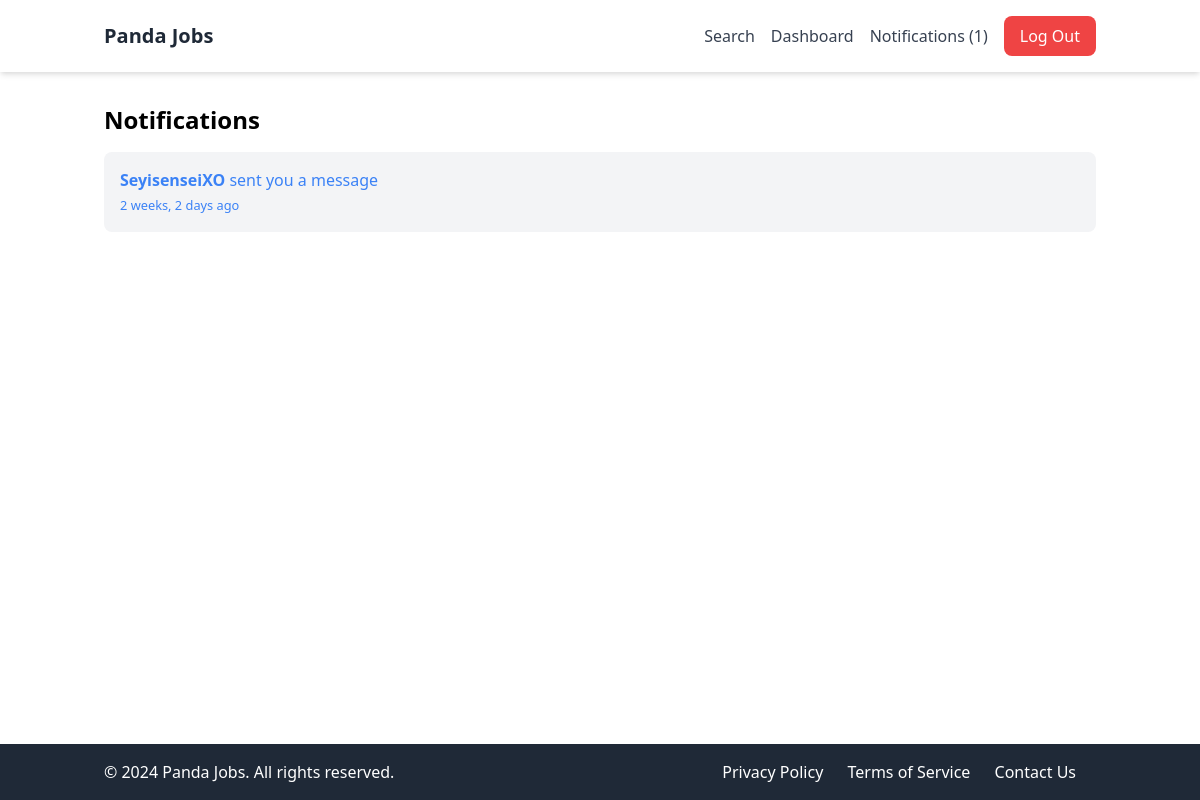
The app's page /notifications/ (signed in), older data.
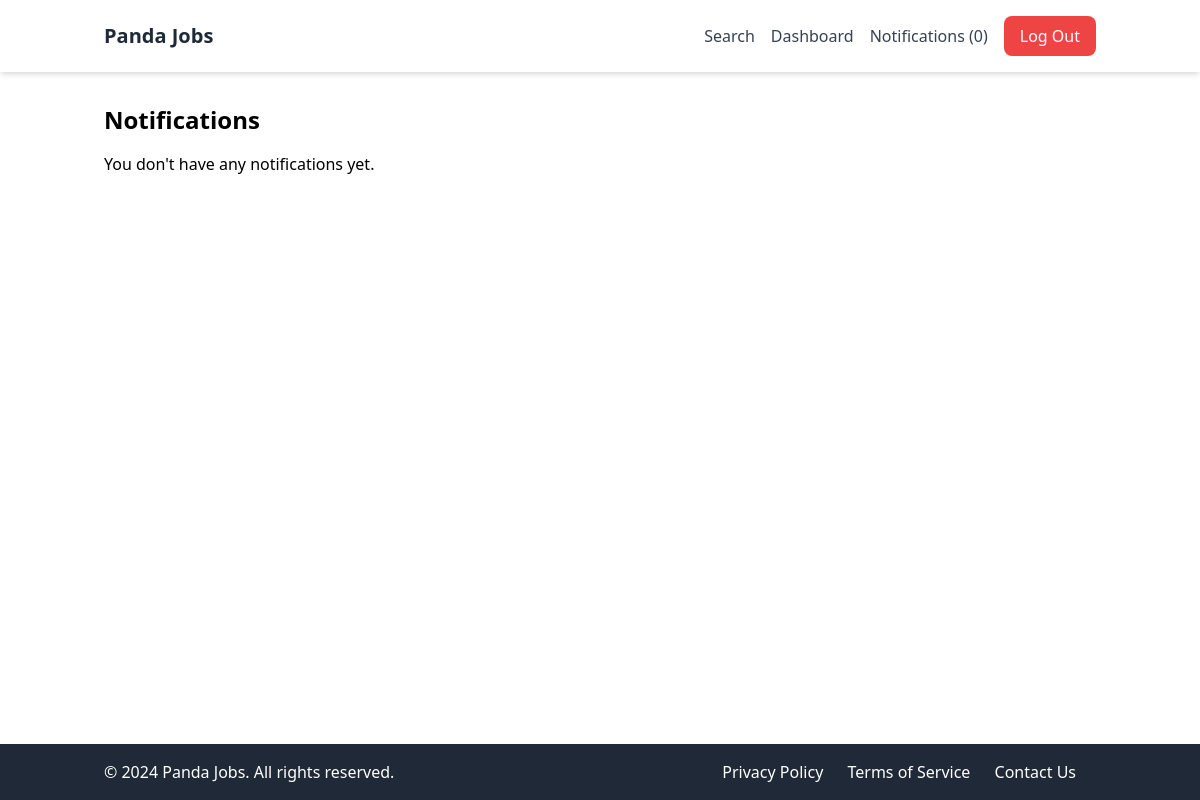
The same page, newer data.
### apps/notifications/models.py (models this page shows)
class Notification(models.Model):
    MESSAGE = 'message'
    APPLICATION = 'application'
    CHOICES = (
        (MESSAGE, 'Message'),
        (APPLICATION, 'Application'),
    )
    to_user = models.ForeignKey(User, related_name='notifications', on_delete=models.CASCADE)
    notification_type = models.CharField(max_length=20, choices=CHOICES)
    is_read = models.BooleanField(default=False)
    extra_id = models.IntegerField(null=True, blank=True)
    created_at = models.DateTimeField(auto_now_add=True)
    created_by = models.ForeignKey(User, related_name='creatednotifications', on_delete=models.CASCADE)
    class Meta:
        ordering = ['-created_at']

### apps/notifications/views.py (the view, shortened to what this page needs)
# urls.py: path('', notifications, name='notifications'),
@login_required
def notifications(request):
    goto = request.GET.get('goto', '')
    notification_id = request.GET.get('notification', 0)
    extra_id = request.GET.get('extra_id', 0)
    return render(request, 'notifications.html')

### apps/notifications/context_processors.py (called while the page is built)
def notification(request):
    if request.user.is_authenticated:
        return {'notifications': request.user.notifications.filter(is_read=False)}
    else:
        return {'notifications': []}

### apps/notifications/templates/notifications.html (shortened to what this page needs)
{% extends 'base.html' %}
{% block content %}
    <div class="container mx-auto">
        <h1 class="text-2xl font-bold mb-4">Notifications</h1>
        {% if not notifications %}
            <p>You don't have any notifications yet.</p>
        {% endif %}
        {% for notification in notifications %}
            <div class="bg-gray-100 p-4 mb-4 rounded-lg">
                <p>
                    {% if notification.notification_type == 'message' %}
                        <a href="{% url 'notifications' %}?goto=view_application&notification={{ notification.id }}&extra_id={{ notification.extra_id }}" class="text-blue-500">
                            <strong>{{ notification.created_by.username }}</strong> sent you a message<br>
                            <small>{{ notification.created_at | timesince }} ago</small>
                        </a>
                    {% elif notification.notification_type == 'application' %}
                        <a href="{% url 'notifications' %}?goto=view_application&notification={{ notification.id }}&extra_id={{ notification.extra_id }}" class="text-blue-500">
                            <strong>{{ notification.created_by.username }}</strong> applied to your job<br>
                            <small>{{ notification.created_at | timesince }} ago</small>
                        </a>
                    {% endif %}
                </p>
            </div>
        {% endfor %}
    </div>
{% endblock %}

Row changes from the older to the newer data that the page shows:
no longer on this page (row edited): Notification: created_by.username "SeyisenseiXO", created_at "2 weeks, 2 days"
Text that changed along with them:
{{ notifications.count }}: "1" → "0"
text now shown: "You don't have any notifications yet."
